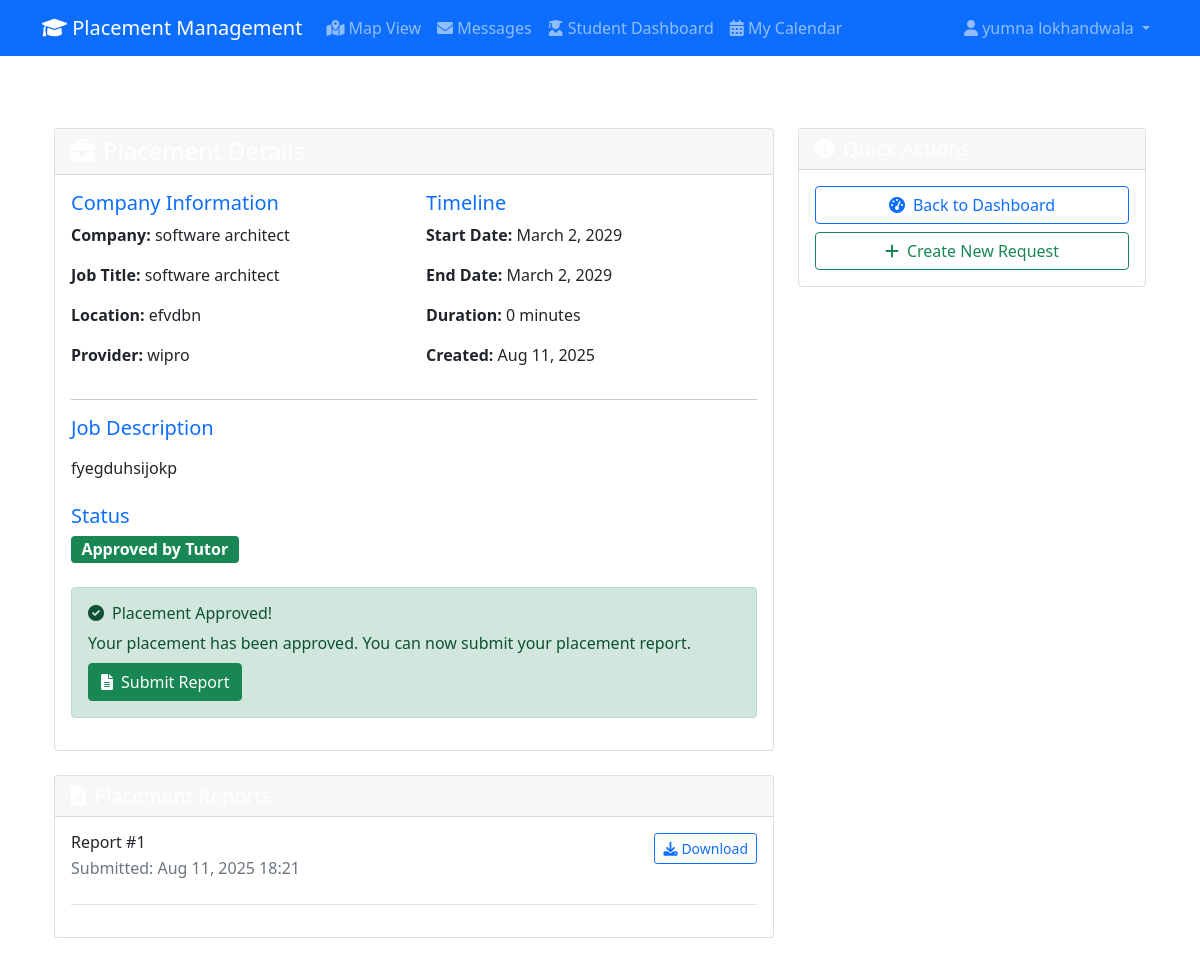
Page /students/placement/16/ (signed in) on the committed database.
### accounts/models.py (models this page shows, shortened)
class User(AbstractUser):
    USER_TYPES = (
        ('student', 'Student'),
        ('tutor', 'Tutor'),
        ('provider', 'Provider'),
    )
    user_type = models.CharField(max_length=10, choices=USER_TYPES)
    phone = models.CharField(max_length=15, blank=True, validators=[validate_phone_number])
    is_verified = models.BooleanField(default=False)
    created_at = models.DateTimeField(auto_now_add=True)
    updated_at = models.DateTimeField(auto_now=True)

class ProviderProfile(models.Model):
    user = models.OneToOneField(User, on_delete=models.CASCADE)
    company_name = models.CharField(max_length=200)
    company_address = models.TextField()
    contact_person = models.CharField(max_length=100)
    website = models.URLField(blank=True)
    company_size = models.CharField(max_length=50, blank=True)
    industry = models.CharField(max_length=100, blank=True)

### placements/models.py (models this page shows, shortened)
class PlacementRequest(models.Model):
    STATUS_CHOICES = (
        ('pending', 'Pending'),
        ('approved_by_provider', 'Approved by Provider'),
        ('approved_by_tutor', 'Approved by Tutor'),
        ('rejected', 'Rejected'),
        ('completed', 'Completed'),
    )
    student = models.ForeignKey(StudentProfile, on_delete=models.CASCADE)
    provider = models.ForeignKey(ProviderProfile, on_delete=models.CASCADE)
    tutor = models.ForeignKey(
        'accounts.TutorProfile',
        on_delete=models.SET_NULL,
        null=True,
        blank=True,
        related_name='placement_requests',
        verbose_name='Assigned Tutor'
    )
    company_name = models.CharField(max_length=200)
    job_title = models.CharField(max_length=100)
    job_description = models.TextField()
    start_date = models.DateField()
    end_date = models.DateField()
    location = models.CharField(max_length=200)
    latitude = models.DecimalField(max_digits=10, decimal_places=8, null=True, blank=True)
    longitude = models.DecimalField(max_digits=11, decimal_places=8, null=True, blank=True)
    status = models.CharField(max_length=20, choices=STATUS_CHOICES, default='pending')
    documents = models.FileField(upload_to='placement_documents/', null=True, blank=True)
    created_at = models.DateTimeField(auto_now_add=True)
    updated_at = models.DateTimeField(auto_now=True)
    provider_approved_at = models.DateTimeField(null=True, blank=True)
    tutor_approved_at = models.DateTimeField(null=True, blank=True)
    approved_by_tutor = models.ForeignKey(
        User,
        on_delete=models.SET_NULL,
        null=True,
        blank=True,
        related_name='approved_placements'
    )
    tutor_comments = models.TextField(blank=True, help_text="Comments from tutor during approval/rejection")
    provider_comments = models.TextField(blank=True, help_text="Comments from provider during approval/rejection")

class PlacementReport(models.Model):
    placement_request = models.ForeignKey(PlacementRequest, on_delete=models.CASCADE)
    report_file = models.FileField(upload_to='placement_reports/')
    submitted_at = models.DateTimeField(auto_now_add=True)
    comments = models.TextField(blank=True)

### students/views.py (the view)
# urls.py: path('<int:pk>/', views.placement_detail, name='detail'),
@student_required
@handle_exceptions
def placement_detail(request, pk):
    placement_request = get_object_or_404(
        PlacementRequest,
        pk=pk,
        student=request.user.studentprofile
    )
    reports = PlacementReport.objects.filter(placement_request=placement_request)
    context = {
        'placement_request': placement_request,
        'reports': reports,
        'can_submit_report': placement_request.status == 'approved_by_tutor',
    }
    return render(request, 'students/placement_detail.html', context)

### core/context_processors.py (called while the page is built)
def global_context(request):
    context = {
        'site_name': 'Placement Management System',
        'current_year': 2024,
    }
    if hasattr(settings, 'GOOGLE_MAPS_API_KEY'):
        context['google_maps_api_key'] = settings.GOOGLE_MAPS_API_KEY
    else:
        context['google_maps_api_key'] = ''
    return context

### templates/students/placement_detail.html (shortened to what this page needs)
{% extends 'base.html' %}
{% block content %}
<div class="container py-5">
    <div class="row">
        <div class="col-lg-8">
            <div class="card shadow-custom">
                <div class="card-header bg-gradient-primary text-white">
                    <h4 class="mb-0">
                        <i class="fas fa-briefcase me-2"></i>Placement Details
                    </h4>
                </div>
                <div class="card-body">
                    <div class="row">
                        <div class="col-md-6">
                            <h5 class="text-primary">Company Information</h5>
                            <p><strong>Company:</strong> {{ placement_request.company_name }}</p>
                            <p><strong>Job Title:</strong> {{ placement_request.job_title }}</p>
                            <p><strong>Location:</strong> {{ placement_request.location }}</p>
                            <p><strong>Provider:</strong> {{ placement_request.provider.company_name }}</p>
                        </div>
                        <div class="col-md-6">
                            <h5 class="text-primary">Timeline</h5>
                            <p><strong>Start Date:</strong> {{ placement_request.start_date }}</p>
                            <p><strong>End Date:</strong> {{ placement_request.end_date }}</p>
                            <p><strong>Duration:</strong> {{ placement_request.start_date|timesince:placement_request.end_date }}</p>
                            <p><strong>Created:</strong> {{ placement_request.created_at|date:"M d, Y" }}</p>
                        </div>
                    </div>
                    <hr>
                    <div class="mb-4">
                        <h5 class="text-primary">Job Description</h5>
                        <p>{{ placement_request.job_description|linebreaks }}</p>
                    </div>
                    <div class="mb-4">
                        <h5 class="text-primary">Status</h5>
                        <span class="badge bg-{% if placement_request.status == 'pending' %}warning{% elif placement_request.status == 'approved_by_provider' %}info{% elif placement_request.status == 'approved_by_tutor' %}success{% elif placement_request.status == 'rejected' %}danger{% else %}secondary{% endif %} fs-6">
                            {{ placement_request.get_status_display }}
                        </span>
                    </div>
                    {% if placement_request.status == 'approved_by_tutor' and can_submit_report %}
                    <div class="alert alert-success">
                        <h6><i class="fas fa-check-circle me-2"></i>Placement Approved!</h6>
                        <p class="mb-2">Your placement has been approved. You can now submit your placement report.</p>
                        <a href="{% url 'students:submit_report' placement_request.pk %}" class="btn btn-success">
                            <i class="fas fa-file-alt me-2"></i>Submit Report
                        </a>
                    </div>
                    {% endif %}
                </div>
            </div>
            {% if reports %}
            <div class="card shadow-custom mt-4">
                <div class="card-header bg-gradient-info text-white">
                    <h5 class="mb-0">
                        <i class="fas fa-file-alt me-2"></i>Placement Reports
                    </h5>
                </div>
                <div class="card-body">
                    {% for report in reports %}
                    <div class="border-bottom pb-3 mb-3">
                        <div class="d-flex justify-content-between align-items-start">
                            <div>
                                <h6 class="mb-1">Report #{{ forloop.counter }}</h6>
                                <p class="text-muted mb-2">Submitted: {{ report.submitted_at|date:"M d, Y H:i" }}</p>
                            </div>
                            <a href="{{ report.report_file.url }}" class="btn btn-sm btn-outline-primary" target="_blank">
                                <i class="fas fa-download me-1"></i>Download
                            </a>
                        </div>
                    </div>
                    {% endfor %}
                </div>
            </div>
            {% endif %}
        </div>
        <div class="col-lg-4">
            <div class="card shadow-custom">
                <div class="card-header bg-gradient-secondary text-white">
                    <h5 class="mb-0">
                        <i class="fas fa-info-circle me-2"></i>Quick Actions
                    </h5>
                </div>
                <div class="card-body">
                    <div class="d-grid gap-2">
                        <a href="{% url 'students:dashboard' %}" class="btn btn-outline-primary">
                            <i class="fas fa-tachometer-alt me-2"></i>Back to Dashboard
                        </a>
                        <a href="{% url 'students:create_request' %}" class="btn btn-outline-success">
                            <i class="fas fa-plus me-2"></i>Create New Request
                        </a>
                    </div>
                </div>
            </div>
        </div>
    </div>
</div>
{% endblock %}

### templates/base.html (shortened to what this page needs)
{% load static %}
<!DOCTYPE html>
<html lang="en">
<head>
    <link href="https://cdn.jsdelivr.net/npm/bootstrap@5.1.3/dist/css/bootstrap.min.css" rel="stylesheet">
    <link href="https://cdnjs.cloudflare.com/ajax/libs/font-awesome/6.0.0/css/all.min.css" rel="stylesheet">
</head>
<body>
    <nav class="navbar navbar-expand-lg navbar-dark bg-primary">
        <div class="container">
            <a class="navbar-brand" href="{% url 'core:home' %}">
                <i class="fas fa-graduation-cap"></i> Placement Management
            </a>
            {% if user.is_authenticated %}
            <div class="navbar-nav me-auto">
                <a class="nav-link" href="{% url 'core:map_view' %}">
                    <i class="fas fa-map-marked-alt"></i> Map View
                </a>
                <a class="nav-link" href="{% url 'core:messages' %}">
                    <i class="fas fa-envelope"></i> Messages
                </a>
                {% if user.studentprofile %}
                    <a class="nav-link" href="{% url 'students:dashboard' %}">
                        <i class="fas fa-user-graduate"></i> Student Dashboard
                    </a>
                    <a class="nav-link" href="{% url 'students:calendar' %}">
                        <i class="fas fa-calendar-alt"></i> My Calendar
                    </a>
                {% endif %}
            </div>
            <div class="navbar-nav ms-auto">
                <div class="nav-item dropdown">
                    <a class="nav-link dropdown-toggle" href="#" role="button" data-bs-toggle="dropdown">
                        <i class="fas fa-user"></i> {{ user.get_full_name|default:user.username }}
                    </a>
                </div>
            </div>
            {% endif %}
        </div>
    </nav>
    <main class="container mt-4">
        {% block content %}
        {% endblock %}
    </main>
</body>
</html>

### rows in the picture
User: get_full_name "yumna lokhandwala"
PlacementRequest: company_name "software architect", job_title "software architect", location "efvdbn", provider.company_name "wipro", start_date "March 2, 2029", end_date "March 2, 2029", start_date "0 minutes", created_at "Aug 11, 2025", job_description "fyegduhsijokp", status "Approved by Tutor"
PlacementReport: submitted_at "Aug 11, 2025 18:21"
